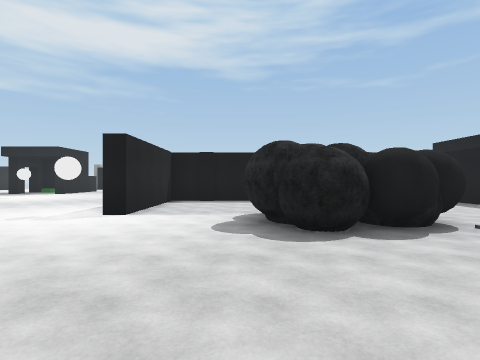
[1] (above)

24 first-person views from a walk through a scene from a Unity 3-D project. The camera is 1.5 m above the floor, looks level and sees 80° across. Doors are open. The floor is counted in squares, 2 m on a side. Each view is taken from the middle of a square. On the plan, view 1 faces up. The plan holds only what a view shows up to about 10 squares ahead; the rest is blank. The place goes on beyond the plan. Surface patterns are stand-ins for the level's own textures.

[2]
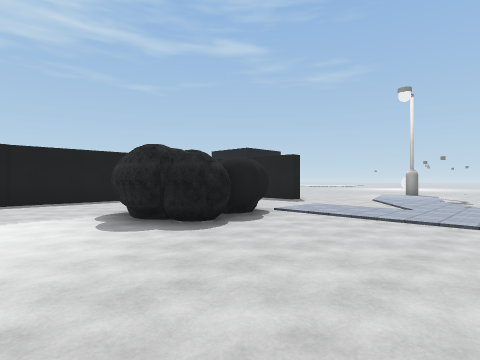

[3]
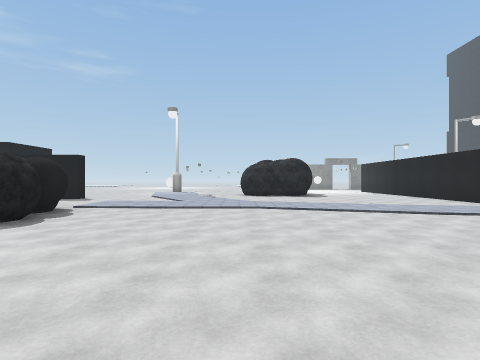

[4]
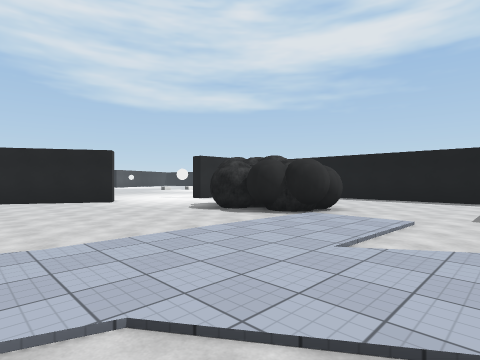

[5]
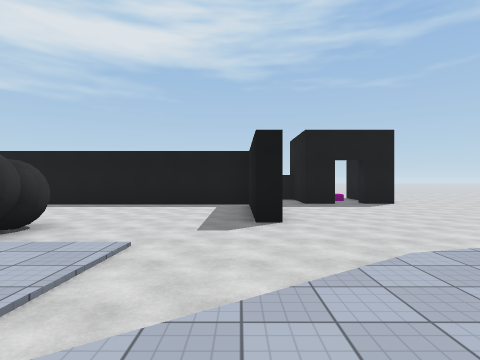

[6]
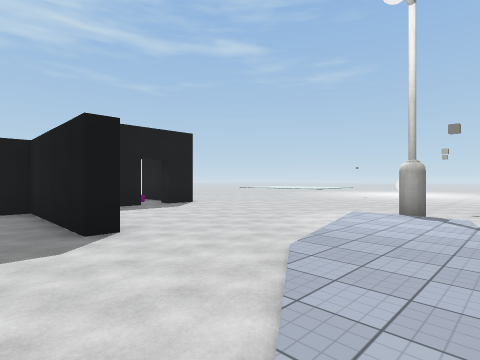

[7]
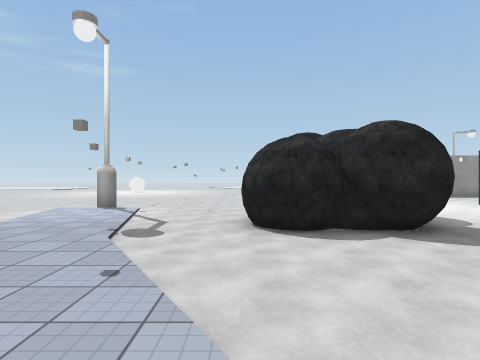

[8]
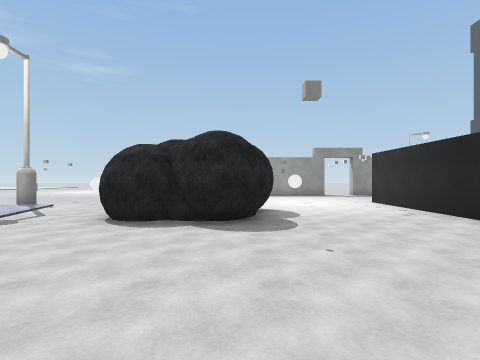

[9]
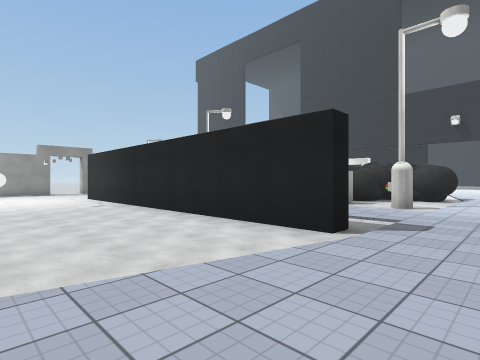

[10]
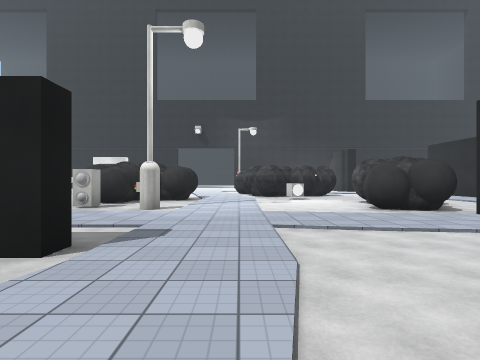

[11]
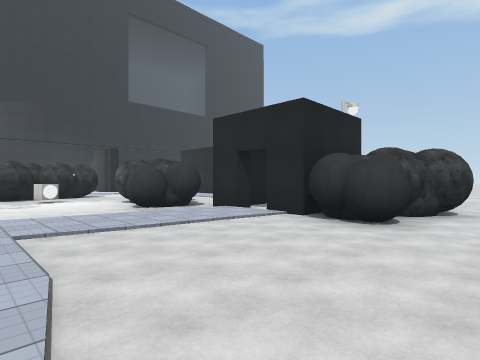

[12]
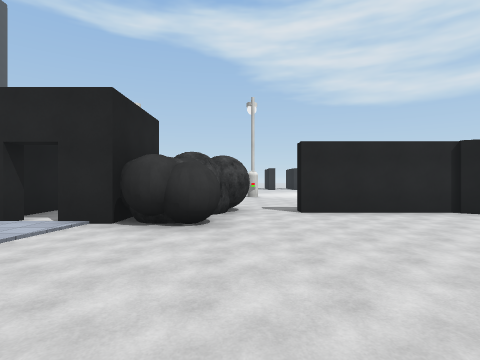

[13]
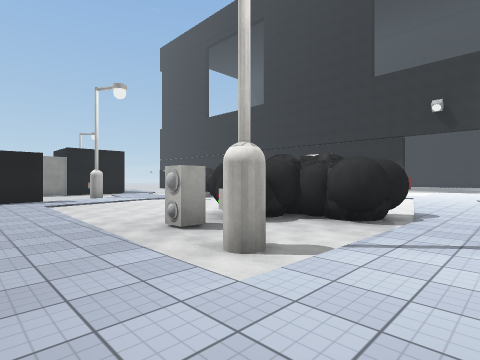

[14]
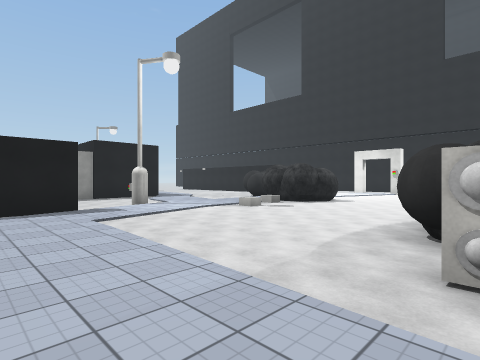

[15]
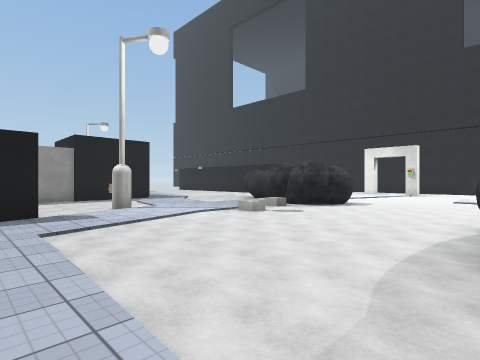

[16]
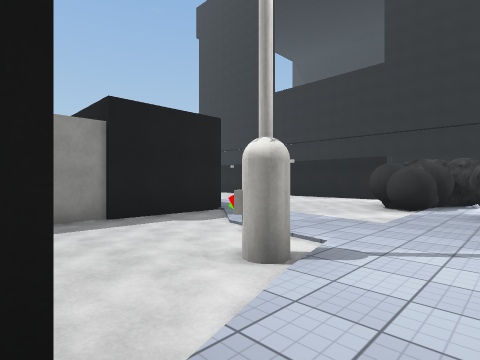

[17]
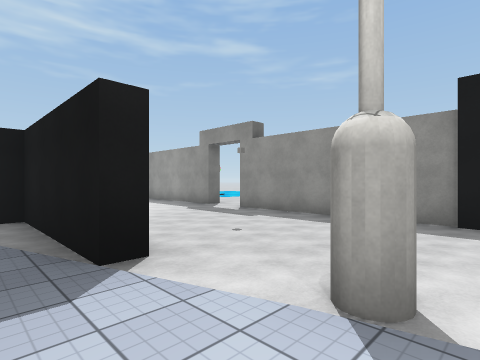

[18]
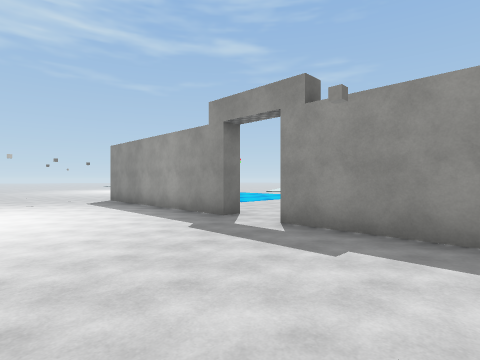

[19]
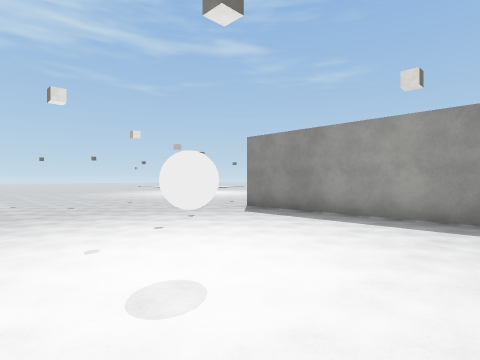

[20]
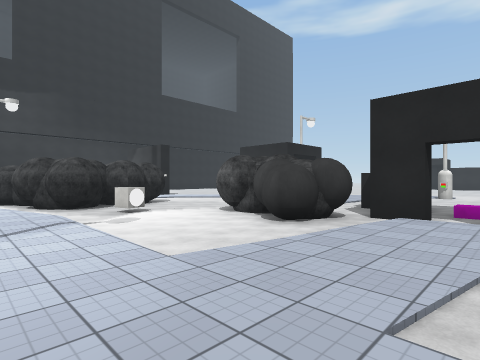

[21]
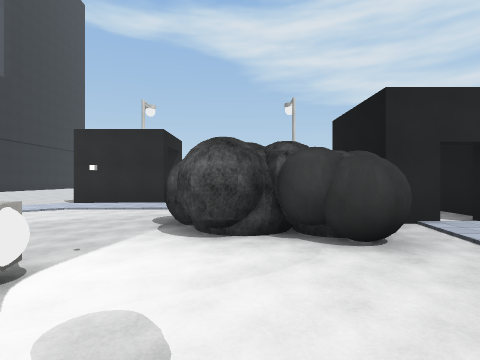

[22]
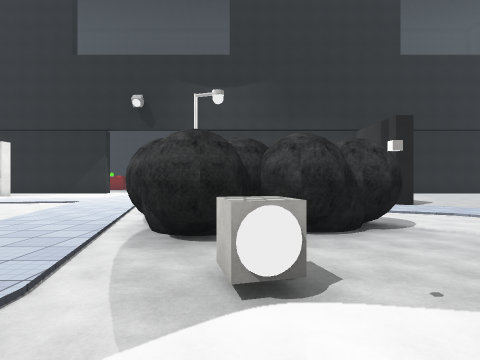

[23]
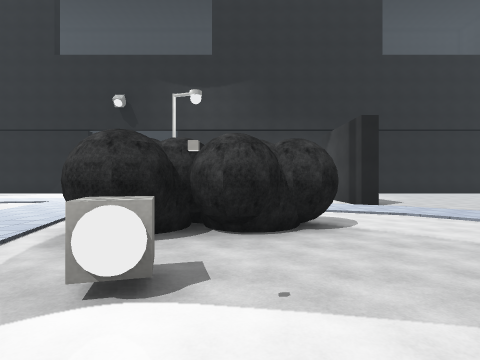

[24]
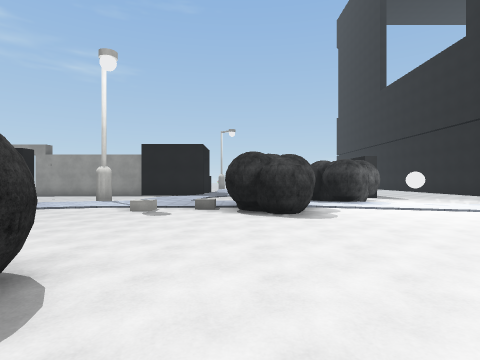

### Floor plan
Key: @ floor where view 1 was taken; # wall or solid block; x gap in a wall; . floor; / step, stairs or slope; D open door; B ball; L black block; W white ball; C black cube; O other object.
Columns run from 8 left of view 1 to 19 right of it. Each row starts with its distance up from view 1.
 11        ######### #LL#...
 10  ... #.........##.......
  9  ....#..........#......
  8  ....#..........#.......
  7   ...#..........#.......
  6    ......#OB.............
  5     .....###B.............
  4     .....#BB.........O.....
  3      #.....................
  2     ##.....................
  1    ##......................
  0    #....@...................
 -1    #..............#   .....#
 -2    #.............##  ......#
 -3    #.............### ......#
 -4 ...#.......................#
 -5 ......................W....#
 -6 ..##.......................#
 -7    ##B.....................#
 -8    #OB......###########....D
 -9    ##L.......         #....D
-10   .................. .#....#
-11   ###L................#....#
-12   CC.BBB....OO........#....#
-13   ... B.......O............#
-14    .  #.......BB.......O...
-15   .. ##.....BBB#.......O...#
-16  .......O...### ...........#
-17 #...........B  #..../......#
-18 #.....####... ......./......
-19  .....#####.........###....
-20  .....    #........### BB..
-21 ......     ..........#BB#..
-22 .....      ...........##
-23 ...#.      ...........##
-24 ...#        .....  ..W.x

Where each view was taken, in squares from view 1:
view 1: 0 up, 0 right, facing up
view 2: 0 up, 2 left, facing up-right
view 3: 0 up, 4 left, facing right
view 4: 1 down, 7 right, facing up-left
view 5: 1 up, 7 right, facing up
view 6: 2 up, 6 right, facing up-right
view 7: 0 up, 5 right, facing right
view 8: 3 down, 4 right, facing right
view 9: 4 down, 2 right, facing down-right
view 10: 5 down, 2 right, facing down
view 11: 5 down, 2 right, facing down-left
view 12: 6 down, 2 right, facing left
view 13: 10 down, 2 right, facing down-right
view 14: 10 down, 6 right, facing down-right
view 15: 11 down, 7 right, facing down-right
view 16: 12 down, 13 right, facing down-right
view 17: 15 down, 13 right, facing up-right
view 18: 12 down, 15 right, facing up-right
view 19: 7 down, 13 right, facing up-right
view 20: 9 down, 3 right, facing down-left
view 21: 14 down, 2 right, facing left
view 22: 14 down, 0 right, facing down
view 23: 14 down, 1 left, facing down
view 24: 19 down, 5 right, facing right
